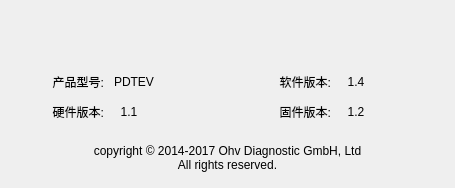
<?xml version="1.0" encoding="UTF-8"?>
<ui version="4.0">
 <class>SystemInfoUi</class>
 <widget class="QWidget" name="SystemInfoUi">
  <property name="geometry">
   <rect>
    <x>0</x>
    <y>0</y>
    <width>455</width>
    <height>188</height>
   </rect>
  </property>
  <property name="sizePolicy">
   <sizepolicy hsizetype="Fixed" vsizetype="Fixed">
    <horstretch>0</horstretch>
    <verstretch>0</verstretch>
   </sizepolicy>
  </property>
  <property name="windowTitle">
   <string>Form</string>
  </property>
  <layout class="QVBoxLayout" name="verticalLayout">
   <property name="spacing">
    <number>0</number>
   </property>
   <property name="leftMargin">
    <number>0</number>
   </property>
   <property name="topMargin">
    <number>0</number>
   </property>
   <property name="rightMargin">
    <number>0</number>
   </property>
   <property name="bottomMargin">
    <number>0</number>
   </property>
   <item>
    <widget class="QLabel" name="label">
     <property name="maximumSize">
      <size>
       <width>455</width>
       <height>16777215</height>
      </size>
     </property>
     <property name="text">
      <string/>
     </property>
     <property name="pixmap">
      <pixmap resource="../../../../resource/resource.qrc">:/widgetphoto/ohv_low.png</pixmap>
     </property>
     <property name="scaledContents">
      <bool>true</bool>
     </property>
    </widget>
   </item>
   <item>
    <spacer name="verticalSpacer">
     <property name="orientation">
      <enum>Qt::Vertical</enum>
     </property>
     <property name="sizeType">
      <enum>QSizePolicy::Fixed</enum>
     </property>
     <property name="sizeHint" stdset="0">
      <size>
       <width>20</width>
       <height>5</height>
      </size>
     </property>
    </spacer>
   </item>
   <item>
    <layout class="QGridLayout" name="gridLayout">
     <item row="0" column="0">
      <widget class="QLabel" name="label_10">
       <property name="text">
        <string>产品型号:   </string>
       </property>
       <property name="alignment">
        <set>Qt::AlignRight|Qt::AlignTrailing|Qt::AlignVCenter</set>
       </property>
      </widget>
     </item>
     <item row="0" column="1">
      <widget class="QLabel" name="label_11">
       <property name="text">
        <string>PDTEV</string>
       </property>
      </widget>
     </item>
     <item row="0" column="2">
      <widget class="QLabel" name="label_8">
       <property name="text">
        <string>软件版本:   </string>
       </property>
       <property name="alignment">
        <set>Qt::AlignRight|Qt::AlignTrailing|Qt::AlignVCenter</set>
       </property>
      </widget>
     </item>
     <item row="0" column="3">
      <widget class="QLabel" name="label_9">
       <property name="text">
        <string>  1.4</string>
       </property>
      </widget>
     </item>
     <item row="1" column="0">
      <widget class="QLabel" name="label_2">
       <property name="text">
        <string>硬件版本:   </string>
       </property>
       <property name="alignment">
        <set>Qt::AlignRight|Qt::AlignTrailing|Qt::AlignVCenter</set>
       </property>
      </widget>
     </item>
     <item row="1" column="1">
      <widget class="QLabel" name="label_3">
       <property name="text">
        <string>  1.1</string>
       </property>
      </widget>
     </item>
     <item row="1" column="2">
      <widget class="QLabel" name="label_4">
       <property name="text">
        <string>固件版本:   </string>
       </property>
       <property name="alignment">
        <set>Qt::AlignRight|Qt::AlignTrailing|Qt::AlignVCenter</set>
       </property>
      </widget>
     </item>
     <item row="1" column="3">
      <widget class="QLabel" name="label_7">
       <property name="text">
        <string>  1.2</string>
       </property>
      </widget>
     </item>
    </layout>
   </item>
   <item>
    <widget class="QLabel" name="label_5">
     <property name="text">
      <string>copyright © 2014-2017 Ohv Diagnostic GmbH, Ltd
All rights reserved.</string>
     </property>
     <property name="alignment">
      <set>Qt::AlignCenter</set>
     </property>
     <property name="wordWrap">
      <bool>true</bool>
     </property>
    </widget>
   </item>
  </layout>
 </widget>
 <resources>
  <include location="../../../../resource/resource.qrc"/>
 </resources>
 <connections/>
</ui>
